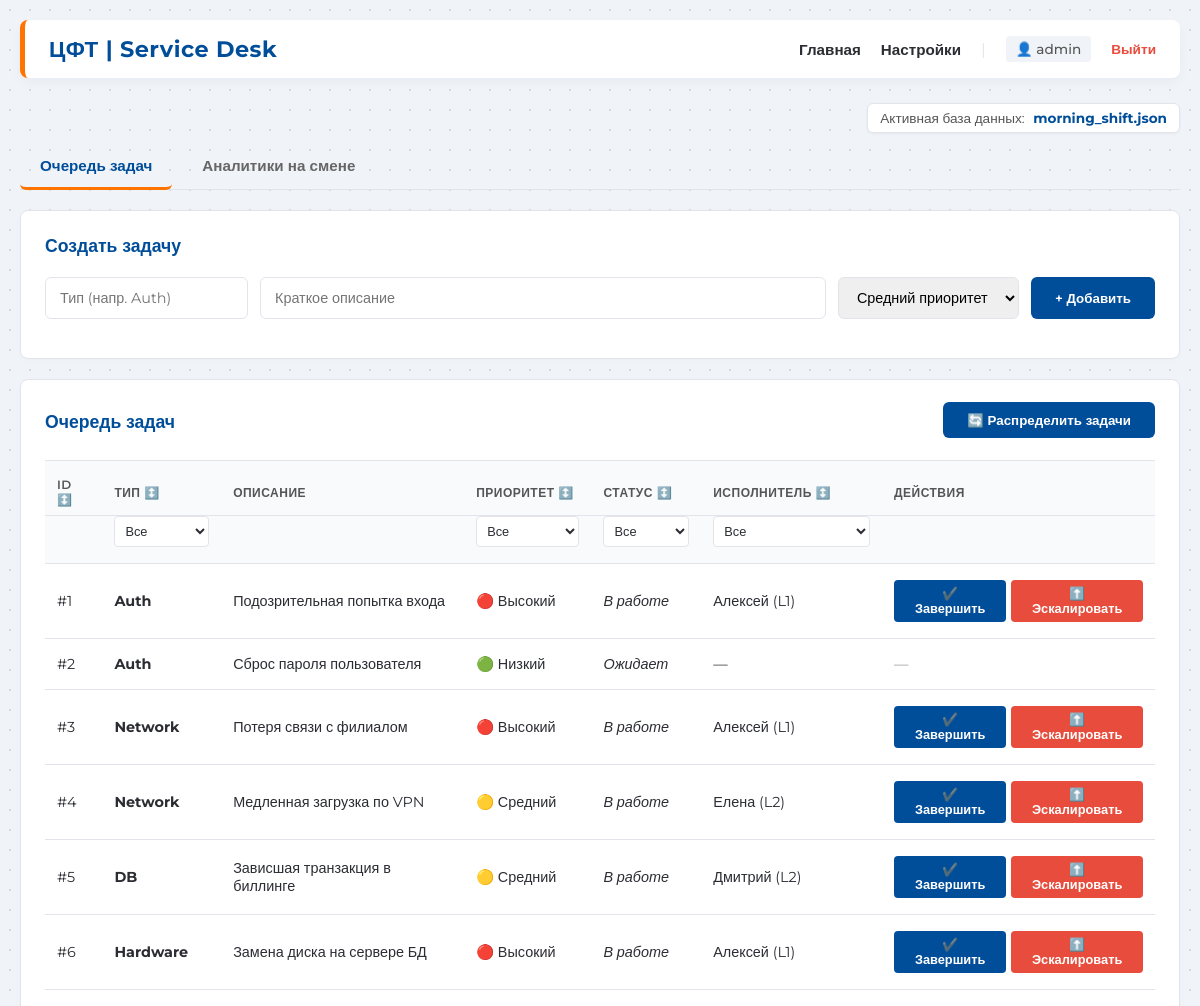
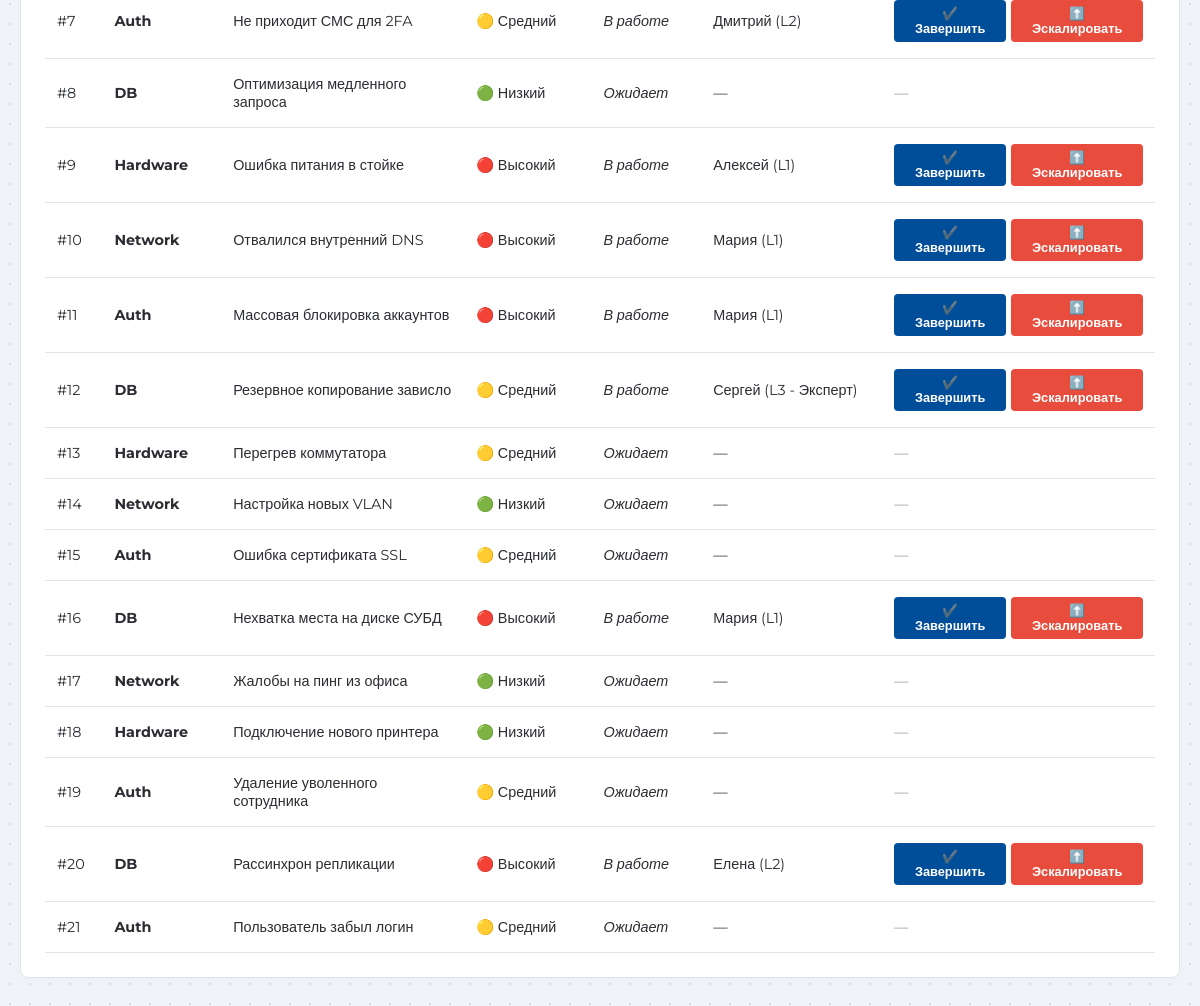
The page / (signed in) on the database as committed earlier (2 pictures, top to bottom).
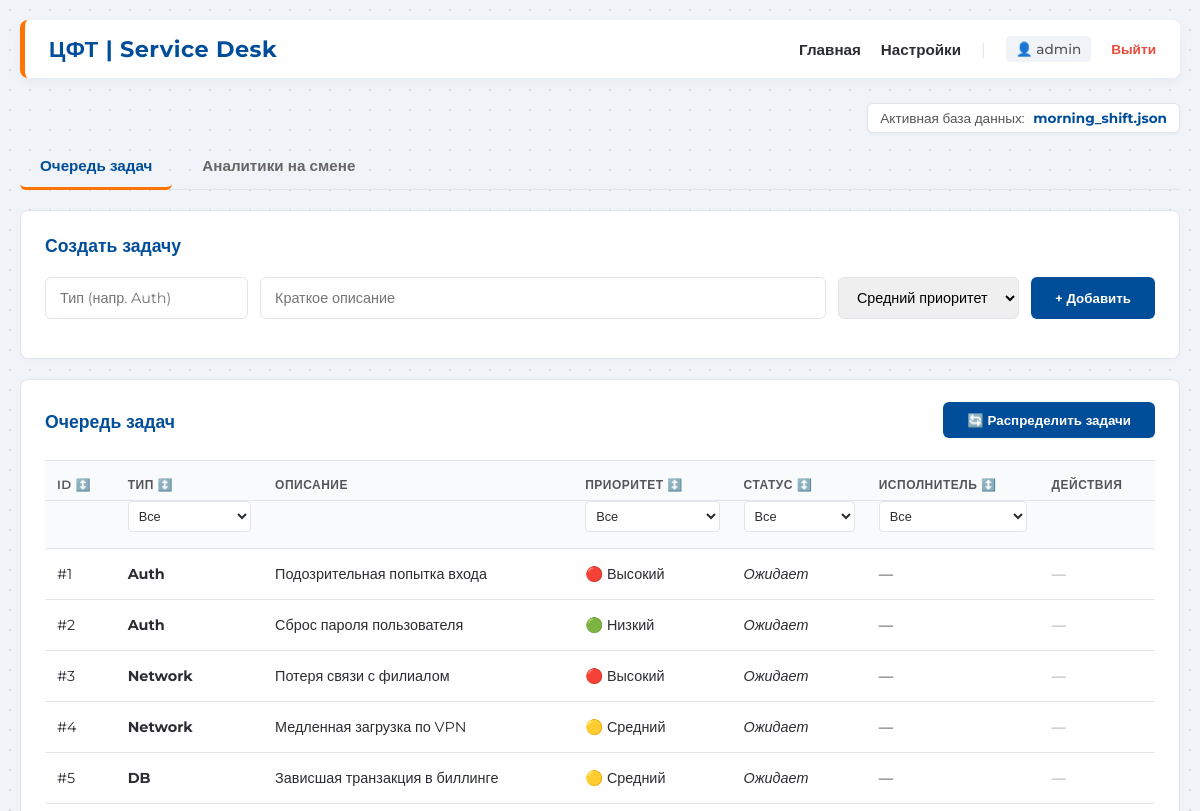
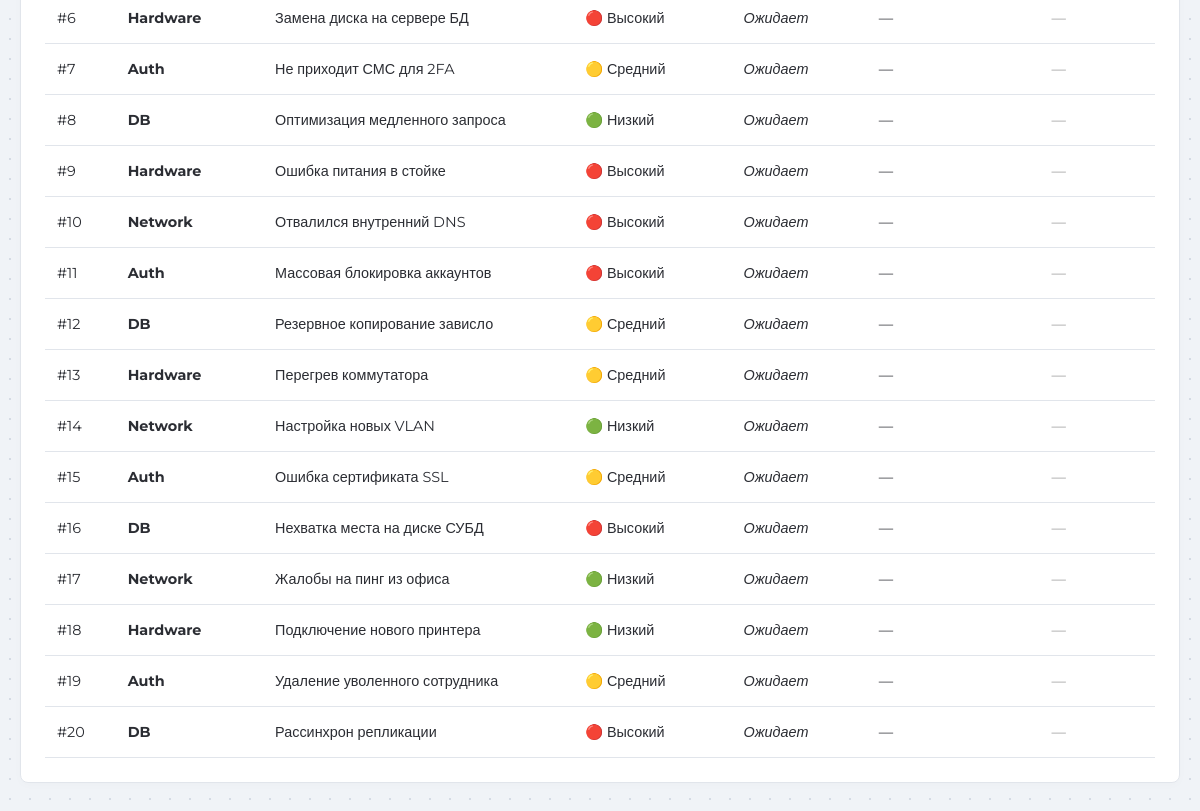
The same page on the database as committed later (2 pictures, top to bottom).
### tables this page shows
CREATE TABLE tasks (
            id INTEGER PRIMARY KEY AUTOINCREMENT,
            task_type TEXT NOT NULL,
            description TEXT,
            priority TEXT NOT NULL,
            status TEXT NOT NULL DEFAULT 'Ожидает',
            analyst_id INTEGER,
            created_at TIMESTAMP DEFAULT CURRENT_TIMESTAMP
        );

CREATE TABLE analysts (
            id INTEGER PRIMARY KEY AUTOINCREMENT,
            name TEXT NOT NULL,
            level TEXT NOT NULL,
            is_available INTEGER NOT NULL,
            max_open_tasks INTEGER NOT NULL
        );

### app/__init__.py (the view, shortened to what this page needs)
    @app.route('/', methods=['GET', 'POST'])
    def home():
        conn = get_db()
        analysts = conn.execute('SELECT * FROM analysts').fetchall()
        tasks = conn.execute('''
            SELECT tasks.*, analysts.name as analyst_name
            FROM tasks
            LEFT JOIN analysts ON tasks.analyst_id = analysts.id
        ''').fetchall()
        current_scenario = get_current_scenario()
        return render_template('index.html', analysts=analysts, tasks=tasks, current_scenario=current_scenario)

### app/__init__.py (called while the page is built)
def get_db():
    db_path = os.path.join(os.path.dirname(__file__), '..', 'instance', 'app.db')
    conn = sqlite3.connect(db_path)
    conn.row_factory = sqlite3.Row
    return conn

def get_current_scenario():
    if os.path.exists('current_scenario.txt'):
        with open('current_scenario.txt', 'r', encoding='utf-8') as f:
            return f.read().strip()
    return "Не выбрана (Ручной режим)"

### app/templates/index.html (shortened to what this page needs)
{% extends "base.html" %}
{% block content %}
    <div style="display: flex; justify-content: flex-end; margin-bottom: 10px;">
        <span style="font-size: 0.85rem; color: #555; background: #fff; padding: 6px 12px; border-radius: 6px; border: 1px solid var(--cft-border); box-shadow: 0 1px 3px rgba(0,0,0,0.05);">
            Активная база данных: <strong style="color: var(--cft-blue); margin-left: 5px;">{{ current_scenario }}</strong>
        </span>
    </div>
    {% if session.get('role') == 'admin' %}
    <div class="tabs">
        <button class="tab-btn active" onclick="switchTab('tasks-tab', this)">Очередь задач</button>
        <button class="tab-btn" onclick="switchTab('analysts-tab', this)">Аналитики на смене</button>
    </div>
    {% endif %}
    <div id="tasks-tab" class="tab-content active">
        {% if session.get('role') == 'admin' %}
        <div class="card">
            <h2>Создать задачу</h2>
            <form action="/" method="post" class="form-group">
                <input type="text" name="task_type" placeholder="Тип (напр. Auth)" required>
                <input type="text" name="description" placeholder="Краткое описание" style="flex-grow: 1;">
                <select name="priority">
                    <option value="medium" selected>Средний приоритет</option>
                </select>
                <button type="submit">+ Добавить</button>
            </form>
        </div>
        {% endif %}
        <div class="card">
            <div style="display: flex; justify-content: space-between; align-items: center; margin-bottom: 20px;">
                <h2 style="margin-bottom: 0;">Очередь задач</h2>
                {% if session.get('role') == 'admin' %}
                <form action="/distribute" method="post" style="margin: 0;">
                    <button type="submit" class="btn-success" style="transform: translateY(-2px);">🔄 Распределить задачи</button>
                </form>
                {% endif %}
            </div>
            <table id="tasks-table">
                <thead>
                    <tr class="header-row">
                        <th><div class="th-content" onclick="sortTasksTable(0)" title="Сортировать по ID">ID ↕️</div></th>
                        <th><div class="th-content" onclick="sortTasksTable(1)" title="Сортировать по типу">Тип ↕️</div></th>
                        <th>Описание</th>
                        <th><div class="th-content" onclick="sortTasksTable(3)" title="Сортировать по приоритету">Приоритет ↕️</div></th>
                        <th><div class="th-content" onclick="sortTasksTable(4)" title="Сортировать по статусу">Статус ↕️</div></th>
                        <th><div class="th-content" onclick="sortTasksTable(5)" title="Сортировать по исполнителю">Исполнитель ↕️</div></th>
                        <th>Действия</th>
                    </tr>
                    <tr class="filters-row">
                        <th></th>
                        <th>
                            <select class="filter-select" data-col="1" onchange="applyFilters()">
                                <option value="all">Все</option>
                            </select>
                        </th>
                        <th></th>
                        <th>
                            <select class="filter-select" data-col="3" onchange="applyFilters()">
                                <option value="all">Все</option>
                            </select>
                        </th>
                        <th>
                            <select class="filter-select" data-col="4" onchange="applyFilters()">
                                <option value="all">Все</option>
                            </select>
                        </th>
                        <th>
                            <select class="filter-select" data-col="5" onchange="applyFilters()">
                                <option value="all">Все</option>
                            </select>
                        </th>
                        <th></th>
                    </tr>
                </thead>
                <tbody>
                    {% for task in tasks %}
                    <tr>
                        <td>#{{ task['id'] }}</td>
                        <td><strong>{{ task['task_type'] }}</strong></td>
                        <td>{{ task['description'] }}</td>
                        <td>
                            {% if task['priority'] == 'high' %}🔴 Высокий
                            {% elif task['priority'] == 'medium' %}🟡 Средний
                            {% else %}🟢 Низкий{% endif %}
                        </td>
                        <td><em>{{ task['status'] }}</em></td>
                        <td>{{ task['analyst_name'] if task['analyst_name'] else '—' }}</td>
                        <td>
                            {% if task['status'] == 'В работе' and (session.get('role') == 'admin' or task['analyst_name'] == session.get('user_name')) %}
                            <div style="display: flex; gap: 5px;">
                                <form action="/complete/{{ task['id'] }}" method="post" style="margin: 0;">
                                    <button type="submit" class="btn-success" style="padding: 6px 12px; font-size: 0.8rem; border-radius: 4px;">✔️ Завершить</button>
                                </form>
                                <form action="/escalate/{{ task['id'] }}" method="post" style="margin: 0;">
                                    <button type="submit" style="background-color: #e74c3c; padding: 6px 12px; font-size: 0.8rem; border-radius: 4px;">⬆️ Эскалировать</button>
                                </form>
                            </div>
                            {% else %}
                                <span style="color: #999;">—</span>
                            {% endif %}
                        </td>
                    </tr>
                    {% else %}
                    <tr>
                        <td colspan="7" style="text-align: center; color: #7f8c8d;">Задач пока нет.</td>
                    </tr>
                    {% endfor %}
                </tbody>
            </table>
        </div>
    </div>
{% endblock %}

### app/templates/base.html (shortened to what this page needs)
<!DOCTYPE html>
<html lang="ru">
<head>
</head>
<body>
    <div class="container">
        <div class="header">
            <div class="header-logo">
                <h1>ЦФТ | Service Desk</h1>
            </div>
            <div class="nav-links" style="align-items: center;">
                {% if session.get('role') %}
                    <a href="/">Главная</a>
                    {% if session.get('role') == 'admin' %}
                        <a href="/settings">Настройки</a>
                    {% endif %}
                    <span style="color: var(--cft-border);">|</span>
                    <span style="font-size: 0.85rem; color: #555; background: #F0F3F7; padding: 5px 10px; border-radius: 4px; font-weight: 500;">
                        👤 {{ session.get('user_name') }}
                    </span>
                    <a href="/logout" style="color: #e74c3c; font-size: 0.85rem;">Выйти</a>
                {% endif %}
            </div>
        </div>
        {% block content %}{% endblock %}
    </div>
</body>
</html>

### app/templates/base.html (style rules this page uses)
:root { --cft-blue: #004D99; --cft-orange: #FF7300; --cft-bg: #F0F3F7; --cft-text: #2B2D33; --cft-border: #E1E5EB; }
body { font-family: 'Montserrat', sans-serif; background-color: var(--cft-bg); color: var(--cft-text); margin: 0; padding: 20px; background-image: radial-gradient(#d5dbe4 1px, transparent 1px); background-size: 20px 20px; }
.container { max-width: 1200px; margin: 0 auto; }
.header { margin-bottom: 25px; padding: 15px 24px; background: #FFFFFF; border-radius: 8px; box-shadow: 0 4px 12px rgba(0, 77, 153, 0.04); border-left: 5px solid var(--cft-orange); display: flex; justify-content: space-between; align-items: center; transition: box-shadow 0.3s ease; }
.header-logo h1 { margin: 0; color: var(--cft-blue); font-size: 1.4rem; font-weight: 700; letter-spacing: 0.5px; }
.nav-links { display: flex; gap: 20px; }
.nav-links a { text-decoration: none; color: var(--cft-text); font-weight: 600; font-size: 0.95rem; transition: color 0.2s, transform 0.2s; }
.card { background: #FFFFFF; border-radius: 8px; padding: 24px; margin-bottom: 20px; box-shadow: 0 2px 10px rgba(0,0,0,0.02); border: 1px solid var(--cft-border); transition: transform 0.3s cubic-bezier(0.16, 1, 0.3, 1), box-shadow 0.3s ease; }
h1, h2 { color: var(--cft-blue); margin-top: 0; font-weight: 600; }
h2 { font-size: 1.1rem; margin-bottom: 20px; }
.tabs { margin-bottom: 20px; display: flex; gap: 10px; border-bottom: 1px solid var(--cft-border); padding-bottom: 0; }
.tab-btn { background-color: transparent; color: #666; border: none; border-bottom: 3px solid transparent; padding: 12px 20px; cursor: pointer; font-weight: 600; font-size: 0.95rem; font-family: inherit; transition: all 0.2s ease; position: relative; top: 1px; }
.tab-btn.active { color: var(--cft-blue); border-bottom: 3px solid var(--cft-orange); }
.tab-content { display: none; }
.tab-content.active { display: block; animation: slideUpFade 0.4s cubic-bezier(0.16, 1, 0.3, 1) forwards; }
table { width: 100%; border-collapse: collapse; font-size: 0.9rem; }
th, td { padding: 16px 12px; text-align: left; border-bottom: 1px solid var(--cft-border); transition: background-color 0.2s ease; }
th { background-color: #F8FAFC; color: #555; font-weight: 600; text-transform: uppercase; font-size: 0.75rem; letter-spacing: 0.5px; border-top: 1px solid var(--cft-border); }
input, select { padding: 10px 14px; border: 1px solid var(--cft-border); border-radius: 6px; font-family: inherit; font-size: 0.9rem; outline: none; transition: border-color 0.2s, box-shadow 0.2s; }
button { background-color: var(--cft-blue); color: white; border: none; padding: 10px 24px; border-radius: 6px; cursor: pointer; font-weight: 600; font-family: inherit; transition: all 0.2s cubic-bezier(0.16, 1, 0.3, 1); }
.form-group { display: flex; gap: 12px; margin-bottom: 15px; }

### app/templates/index.html (style rules this page uses)
.filter-select { width: 100%; padding: 6px; font-size: 0.8rem; border: 1px solid var(--cft-border); border-radius: 4px; background-color: #FFFFFF; color: var(--cft-text); cursor: pointer; outline: none; font-family: inherit; }
.th-content { cursor: pointer; display: inline-block; }
.header-row th { border-bottom: none; padding-bottom: 8px; }
.filters-row th { padding-top: 0; }

Rows that differ between the two databases and show on the page:
removed tasks: id "21", task_type "Auth", description "Пользователь забыл логин", priority "🟡 Средний", status "Ожидает", task "—"
changed tasks "Подозрительная попытка входа": status "В работе" → "Ожидает"; name "Алексей (L1)" → "—"; status "✔️ Завершить ⬆️ Эскалировать" → "—"
changed tasks "Потеря связи с филиалом": status "В работе" → "Ожидает"; name "Алексей (L1)" → "—"; status "✔️ Завершить ⬆️ Эскалировать" → "—"
changed tasks "Медленная загрузка по VPN": status "В работе" → "Ожидает"; name "Елена (L2)" → "—"; status "✔️ Завершить ⬆️ Эскалировать" → "—"
changed tasks "Зависшая транзакция в биллинге": status "В работе" → "Ожидает"; name "Дмитрий (L2)" → "—"; status "✔️ Завершить ⬆️ Эскалировать" → "—"
changed tasks "Замена диска на сервере БД": status "В работе" → "Ожидает"; name "Алексей (L1)" → "—"; status "✔️ Завершить ⬆️ Эскалировать" → "—"
changed tasks "Не приходит СМС для 2FA": status "В работе" → "Ожидает"; name "Дмитрий (L2)" → "—"; status "✔️ Завершить ⬆️ Эскалировать" → "—"
changed tasks "Ошибка питания в стойке": status "В работе" → "Ожидает"; name "Алексей (L1)" → "—"; status "✔️ Завершить ⬆️ Эскалировать" → "—"
changed tasks "Отвалился внутренний DNS": status "В работе" → "Ожидает"; name "Мария (L1)" → "—"; status "✔️ Завершить ⬆️ Эскалировать" → "—"
changed tasks "Массовая блокировка аккаунтов": status "В работе" → "Ожидает"; name "Мария (L1)" → "—"; status "✔️ Завершить ⬆️ Эскалировать" → "—"
changed tasks "Резервное копирование зависло": status "В работе" → "Ожидает"; name "Сергей (L3 - Эксперт)" → "—"; status "✔️ Завершить ⬆️ Эскалировать" → "—"
changed tasks "Нехватка места на диске СУБД": status "В работе" → "Ожидает"; name "Мария (L1)" → "—"; status "✔️ Завершить ⬆️ Эскалировать" → "—"
changed tasks "Рассинхрон репликации": status "В работе" → "Ожидает"; name "Елена (L2)" → "—"; status "✔️ Завершить ⬆️ Эскалировать" → "—"
